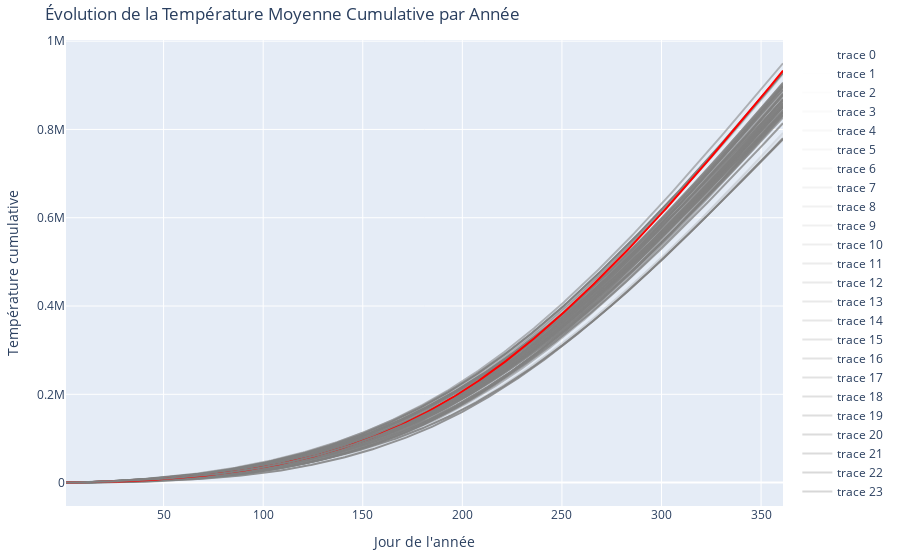

Notebook code for this chart:
### Markdown cell above
## 📈 Visualisation

La bibliothèque principale utilisée est Plotly, qui permet de créer des visualisations interactives et dynamiques. Cette technologie est adaptée pour représenter l'évolution de la température moyenne cumulative par année de manière claire et détaillée, avec des fonctionnalités de survol pour afficher les informations précises. Cela facilite la comparaison entre les différentes années.

### Code cell
import pandas as pd
import duckdb as ddb
import plotly.graph_objects as go
import pandas as pd

# Calcul des moyennes et cumul
df_moyen = df.groupby(['annee','jour_de_lannee']).cumulative_tm.mean().reset_index()
df_moyen['cumulative_sum'] = df_moyen.groupby('annee')['cumulative_tm'].cumsum()
min_y, max_y = df_moyen.annee.min(), df_moyen.annee.max()
df_moyen['opacite'] = (df_moyen.annee - min_y)/(max_y - min_y)

dataviz = go.Figure()
for annee in sorted(df_moyen.annee.unique()):
    tmp = df_moyen[df_moyen.annee==annee]
    color = 'red' if annee==2022 else 'rgba(128,128,128,'+str(tmp.opacite.iloc[0])+')'
    dataviz.add_trace(go.Scatter(x=tmp.jour_de_lannee, y=tmp.cumulative_sum,
                                mode='lines', line=dict(color=color),
                                hovertemplate=f'<b>{annee}</b><br>Jour:%{{x}}<br>Cumul:%{{y:.1f}}<extra></extra>'))
dataviz.update_layout(title="Évolution de la Température Moyenne Cumulative par Année",
                      xaxis_title='Jour de l\'année', yaxis_title='Température cumulative',
                      hovermode='closest', 
                      margin=dict(l=20, r=20, t=40, b=20))
dataviz

### Figure 1 — Plotly figure (JSON) as saved in the notebook; plotly's stock layout.template omitted (floating-point values rounded to 4 significant figures; data arrays with more than 128 entries replaced by an {"elided": "..."} marker saying what was removed)
{"data": [{"hovertemplate": "<b>1950</b><br>Jour:%{x}<br>Cumul:%{y:.1f}<extra></extra>", "line": {"color": "rgba(128,128,128,0.0)"}, "mode": "lines", "type": "scatter", "x": {"elided": "359 int values"}, "y": {"elided": "359 float values"}}, {"hovertemplate": "<b>1951</b><br>Jour:%{x}<br>Cumul:%{y:.1f}<extra></extra>", "line": {"color": "rgba(128,128,128,0.0136986301369863)"}, "mode": "lines", "type": "scatter", "x": {"elided": "359 int values"}, "y": {"elided": "359 float values"}}, {"hovertemplate": "<b>1952</b><br>Jour:%{x}<br>Cumul:%{y:.1f}<extra></extra>", "line": {"color": "rgba(128,128,128,0.0273972602739726)"}, "mode": "lines", "type": "scatter", "x": {"elided": "360 int values"}, "y": {"elided": "360 float values"}}, {"hovertemplate": "<b>1953</b><br>Jour:%{x}<br>Cumul:%{y:.1f}<extra></extra>", "line": {"color": "rgba(128,128,128,0.0410958904109589)"}, "mode": "lines", "type": "scatter", "x": {"elided": "359 int values"}, "y": {"elided": "359 float values"}}, {"hovertemplate": "<b>1954</b><br>Jour:%{x}<br>Cumul:%{y:.1f}<extra></extra>", "line": {"color": "rgba(128,128,128,0.0547945205479452)"}, "mode": "lines", "type": "scatter", "x": {"elided": "359 int values"}, "y": {"elided": "359 float values"}}, {"hovertemplate": "<b>1955</b><br>Jour:%{x}<br>Cumul:%{y:.1f}<extra></extra>", "line": {"color": "rgba(128,128,128,0.0684931506849315)"}, "mode": "lines", "type": "scatter", "x": {"elided": "359 int values"}, "y": {"elided": "359 float values"}}, {"hovertemplate": "<b>1956</b><br>Jour:%{x}<br>Cumul:%{y:.1f}<extra></extra>", "line": {"color": "rgba(128,128,128,0.0821917808219178)"}, "mode": "lines", "type": "scatter", "x": {"elided": "360 int values"}, "y": {"elided": "360 float values"}}, {"hovertemplate": "<b>1957</b><br>Jour:%{x}<br>Cumul:%{y:.1f}<extra></extra>", "line": {"color": "rgba(128,128,128,0.0958904109589041)"}, "mode": "lines", "type": "scatter", "x": {"elided": "359 int values"}, "y": {"elided": "359 float values"}}, {"hovertemplate": "<b>1958</b><br>Jour:%{x}<br>Cumul:%{y:.1f}<extra></extra>", "line": {"color": "rgba(128,128,128,0.1095890410958904)"}, "mode": "lines", "type": "scatter", "x": {"elided": "359 int values"}, "y": {"elided": "359 float values"}}, {"hovertemplate": "<b>1959</b><br>Jour:%{x}<br>Cumul:%{y:.1f}<extra></extra>", "line": {"color": "rgba(128,128,128,0.1232876712328767)"}, "mode": "lines", "type": "scatter", "x": {"elided": "359 int values"}, "y": {"elided": "359 float values"}}, {"hovertemplate": "<b>1960</b><br>Jour:%{x}<br>Cumul:%{y:.1f}<extra></extra>", "line": {"color": "rgba(128,128,128,0.136986301369863)"}, "mode": "lines", "type": "scatter", "x": {"elided": "360 int values"}, "y": {"elided": "360 float values"}}, {"hovertemplate": "<b>1961</b><br>Jour:%{x}<br>Cumul:%{y:.1f}<extra></extra>", "line": {"color": "rgba(128,128,128,0.1506849315068493)"}, "mode": "lines", "type": "scatter", "x": {"elided": "359 int values"}, "y": {"elided": "359 float values"}}, {"hovertemplate": "<b>1962</b><br>Jour:%{x}<br>Cumul:%{y:.1f}<extra></extra>", "line": {"color": "rgba(128,128,128,0.1643835616438356)"}, "mode": "lines", "type": "scatter", "x": {"elided": "359 int values"}, "y": {"elided": "359 float values"}}, {"hovertemplate": "<b>1963</b><br>Jour:%{x}<br>Cumul:%{y:.1f}<extra></extra>", "line": {"color": "rgba(128,128,128,0.1780821917808219)"}, "mode": "lines", "type": "scatter", "x": {"elided": "359 int values"}, "y": {"elided": "359 float values"}}, {"hovertemplate": "<b>1964</b><br>Jour:%{x}<br>Cumul:%{y:.1f}<extra></extra>", "line": {"color": "rgba(128,128,128,0.1917808219178082)"}, "mode": "lines", "type": "scatter", "x": {"elided": "360 int values"}, "y": {"elided": "360 float values"}}, {"hovertemplate": "<b>1965</b><br>Jour:%{x}<br>Cumul:%{y:.1f}<extra></extra>", "line": {"color": "rgba(128,128,128,0.2054794520547945)"}, "mode": "lines", "type": "scatter", "x": {"elided": "359 int values"}, "y": {"elided": "359 float values"}}, {"hovertemplate": "<b>1966</b><br>Jour:%{x}<br>Cumul:%{y:.1f}<extra></extra>", "line": {"color": "rgba(128,128,128,0.2191780821917808)"}, "mode": "lines", "type": "scatter", "x": {"elided": "359 int values"}, "y": {"elided": "359 float values"}}, {"hovertemplate": "<b>1967</b><br>Jour:%{x}<br>Cumul:%{y:.1f}<extra></extra>", "line": {"color": "rgba(128,128,128,0.2328767123287671)"}, "mode": "lines", "type": "scatter", "x": {"elided": "359 int values"}, "y": {"elided": "359 float values"}}, {"hovertemplate": "<b>1968</b><br>Jour:%{x}<br>Cumul:%{y:.1f}<extra></extra>", "line": {"color": "rgba(128,128,128,0.2465753424657534)"}, "mode": "lines", "type": "scatter", "x": {"elided": "360 int values"}, "y": {"elided": "360 float values"}}, {"hovertemplate": "<b>1969</b><br>Jour:%{x}<br>Cumul:%{y:.1f}<extra></extra>", "line": {"color": "rgba(128,128,128,0.2602739726027397)"}, "mode": "lines", "type": "scatter", "x": {"elided": "359 int values"}, "y": {"elided": "359 float values"}}, {"hovertemplate": "<b>1970</b><br>Jour:%{x}<br>Cumul:%{y:.1f}<extra></extra>", "line": {"color": "rgba(128,128,128,0.273972602739726)"}, "mode": "lines", "type": "scatter", "x": {"elided": "359 int values"}, "y": {"elided": "359 float values"}}, {"hovertemplate": "<b>1971</b><br>Jour:%{x}<br>Cumul:%{y:.1f}<extra></extra>", "line": {"color": "rgba(128,128,128,0.2876712328767123)"}, "mode": "lines", "type": "scatter", "x": {"elided": "359 int values"}, "y": {"elided": "359 float values"}}, {"hovertemplate": "<b>1972</b><br>Jour:%{x}<br>Cumul:%{y:.1f}<extra></extra>", "line": {"color": "rgba(128,128,128,0.3013698630136986)"}, "mode": "lines", "type": "scatter", "x": {"elided": "360 int values"}, "y": {"elided": "360 float values"}}, {"hovertemplate": "<b>1973</b><br>Jour:%{x}<br>Cumul:%{y:.1f}<extra></extra>", "line": {"color": "rgba(128,128,128,0.3150684931506849)"}, "mode": "lines", "type": "scatter", "x": {"elided": "359 int values"}, "y": {"elided": "359 float values"}}, {"hovertemplate": "<b>1974</b><br>Jour:%{x}<br>Cumul:%{y:.1f}<extra></extra>", "line": {"color": "rgba(128,128,128,0.3287671232876712)"}, "mode": "lines", "type": "scatter", "x": {"elided": "359 int values"}, "y": {"elided": "359 float values"}}, {"hovertemplate": "<b>1975</b><br>Jour:%{x}<br>Cumul:%{y:.1f}<extra></extra>", "line": {"color": "rgba(128,128,128,0.3424657534246575)"}, "mode": "lines", "type": "scatter", "x": {"elided": "359 int values"}, "y": {"elided": "359 float values"}}, {"hovertemplate": "<b>1976</b><br>Jour:%{x}<br>Cumul:%{y:.1f}<extra></extra>", "line": {"color": "rgba(128,128,128,0.3561643835616438)"}, "mode": "lines", "type": "scatter", "x": {"elided": "360 int values"}, "y": {"elided": "360 float values"}}, {"hovertemplate": "<b>1977</b><br>Jour:%{x}<br>Cumul:%{y:.1f}<extra></extra>", "line": {"color": "rgba(128,128,128,0.3698630136986301)"}, "mode": "lines", "type": "scatter", "x": {"elided": "359 int values"}, "y": {"elided": "359 float values"}}, {"hovertemplate": "<b>1978</b><br>Jour:%{x}<br>Cumul:%{y:.1f}<extra></extra>", "line": {"color": "rgba(128,128,128,0.3835616438356164)"}, "mode": "lines", "type": "scatter", "x": {"elided": "359 int values"}, "y": {"elided": "359 float values"}}, {"hovertemplate": "<b>1979</b><br>Jour:%{x}<br>Cumul:%{y:.1f}<extra></extra>", "line": {"color": "rgba(128,128,128,0.3972602739726027)"}, "mode": "lines", "type": "scatter", "x": {"elided": "359 int values"}, "y": {"elided": "359 float values"}}, {"hovertemplate": "<b>1980</b><br>Jour:%{x}<br>Cumul:%{y:.1f}<extra></extra>", "line": {"color": "rgba(128,128,128,0.410958904109589)"}, "mode": "lines", "type": "scatter", "x": {"elided": "360 int values"}, "y": {"elided": "360 float values"}}, {"hovertemplate": "<b>1981</b><br>Jour:%{x}<br>Cumul:%{y:.1f}<extra></extra>", "line": {"color": "rgba(128,128,128,0.4246575342465753)"}, "mode": "lines", "type": "scatter", "x": {"elided": "359 int values"}, "y": {"elided": "359 float values"}}, {"hovertemplate": "<b>1982</b><br>Jour:%{x}<br>Cumul:%{y:.1f}<extra></extra>", "line": {"color": "rgba(128,128,128,0.4383561643835616)"}, "mode": "lines", "type": "scatter", "x": {"elided": "359 int values"}, "y": {"elided": "359 float values"}}, {"hovertemplate": "<b>1983</b><br>Jour:%{x}<br>Cumul:%{y:.1f}<extra></extra>", "line": {"color": "rgba(128,128,128,0.4520547945205479)"}, "mode": "lines", "type": "scatter", "x": {"elided": "359 int values"}, "y": {"elided": "359 float values"}}, {"hovertemplate": "<b>1984</b><br>Jour:%{x}<br>Cumul:%{y:.1f}<extra></extra>", "line": {"color": "rgba(128,128,128,0.4657534246575342)"}, "mode": "lines", "type": "scatter", "x": {"elided": "360 int values"}, "y": {"elided": "360 float values"}}, {"hovertemplate": "<b>1985</b><br>Jour:%{x}<br>Cumul:%{y:.1f}<extra></extra>", "line": {"color": "rgba(128,128,128,0.4794520547945205)"}, "mode": "lines", "type": "scatter", "x": {"elided": "359 int values"}, "y": {"elided": "359 float values"}}, {"hovertemplate": "<b>1986</b><br>Jour:%{x}<br>Cumul:%{y:.1f}<extra></extra>", "line": {"color": "rgba(128,128,128,0.4931506849315068)"}, "mode": "lines", "type": "scatter", "x": {"elided": "359 int values"}, "y": {"elided": "359 float values"}}, {"hovertemplate": "<b>1987</b><br>Jour:%{x}<br>Cumul:%{y:.1f}<extra></extra>", "line": {"color": "rgba(128,128,128,0.5068493150684932)"}, "mode": "lines", "type": "scatter", "x": {"elided": "359 int values"}, "y": {"elided": "359 float values"}}, {"hovertemplate": "<b>1988</b><br>Jour:%{x}<br>Cumul:%{y:.1f}<extra></extra>", "line": {"color": "rgba(128,128,128,0.5205479452054794)"}, "mode": "lines", "type": "scatter", "x": {"elided": "360 int values"}, "y": {"elided": "360 float values"}}, {"hovertemplate": "<b>1989</b><br>Jour:%{x}<br>Cumul:%{y:.1f}<extra></extra>", "line": {"color": "rgba(128,128,128,0.5342465753424658)"}, "mode": "lines", "type": "scatter", "x": {"elided": "359 int values"}, "y": {"elided": "359 float values"}}, {"hovertemplate": "<b>1990</b><br>Jour:%{x}<br>Cumul:%{y:.1f}<extra></extra>", "line": {"color": "rgba(128,128,128,0.547945205479452)"}, "mode": "lines", "type": "scatter", "x": {"elided": "359 int values"}, "y": {"elided": "359 float values"}}, {"hovertemplate": "<b>1991</b><br>Jour:%{x}<br>Cumul:%{y:.1f}<extra></extra>", "line": {"color": "rgba(128,128,128,0.5616438356164384)"}, "mode": "lines", "type": "scatter", "x": {"elided": "359 int values"}, "y": {"elided": "359 float values"}}, {"hovertemplate": "<b>1992</b><br>Jour:%{x}<br>Cumul:%{y:.1f}<extra></extra>", "line": {"color": "rgba(128,128,128,0.5753424657534246)"}, "mode": "lines", "type": "scatter", "x": {"elided": "360 int values"}, "y": {"elided": "360 float values"}}, {"hovertemplate": "<b>1993</b><br>Jour:%{x}<br>Cumul:%{y:.1f}<extra></extra>", "line": {"color": "rgba(128,128,128,0.589041095890411)"}, "mode": "lines", "type": "scatter", "x": {"elided": "359 int values"}, "y": {"elided": "359 float values"}}, {"hovertemplate": "<b>1994</b><br>Jour:%{x}<br>Cumul:%{y:.1f}<extra></extra>", "line": {"color": "rgba(128,128,128,0.6027397260273972)"}, "mode": "lines", "type": "scatter", "x": {"elided": "359 int values"}, "y": {"elided": "359 float values"}}, {"hovertemplate": "<b>1995</b><br>Jour:%{x}<br>Cumul:%{y:.1f}<extra></extra>", "line": {"color": "rgba(128,128,128,0.6164383561643836)"}, "mode": "lines", "type": "scatter", "x": {"elided": "359 int values"}, "y": {"elided": "359 float values"}}, {"hovertemplate": "<b>1996</b><br>Jour:%{x}<br>Cumul:%{y:.1f}<extra></extra>", "line": {"color": "rgba(128,128,128,0.6301369863013698)"}, "mode": "lines", "type": "scatter", "x": {"elided": "360 int values"}, "y": {"elided": "360 float values"}}, {"hovertemplate": "<b>1997</b><br>Jour:%{x}<br>Cumul:%{y:.1f}<extra></extra>", "line": {"color": "rgba(128,128,128,0.6438356164383562)"}, "mode": "lines", "type": "scatter", "x": {"elided": "359 int values"}, "y": {"elided": "359 float values"}}, {"hovertemplate": "<b>1998</b><br>Jour:%{x}<br>Cumul:%{y:.1f}<extra></extra>", "line": {"color": "rgba(128,128,128,0.6575342465753424)"}, "mode": "lines", "type": "scatter", "x": {"elided": "359 int values"}, "y": {"elided": "359 float values"}}, {"hovertemplate": "<b>1999</b><br>Jour:%{x}<br>Cumul:%{y:.1f}<extra></extra>", "line": {"color": "rgba(128,128,128,0.6712328767123288)"}, "mode": "lines", "type": "scatter", "x": {"elided": "359 int values"}, "y": {"elided": "359 float values"}}, {"hovertemplate": "<b>2000</b><br>Jour:%{x}<br>Cumul:%{y:.1f}<extra></extra>", "line": {"color": "rgba(128,128,128,0.684931506849315)"}, "mode": "lines", "type": "scatter", "x": {"elided": "360 int values"}, "y": {"elided": "360 float values"}}, {"hovertemplate": "<b>2001</b><br>Jour:%{x}<br>Cumul:%{y:.1f}<extra></extra>", "line": {"color": "rgba(128,128,128,0.6986301369863014)"}, "mode": "lines", "type": "scatter", "x": {"elided": "359 int values"}, "y": {"elided": "359 float values"}}, {"hovertemplate": "<b>2002</b><br>Jour:%{x}<br>Cumul:%{y:.1f}<extra></extra>", "line": {"color": "rgba(128,128,128,0.7123287671232876)"}, "mode": "lines", "type": "scatter", "x": {"elided": "359 int values"}, "y": {"elided": "359 float values"}}, {"hovertemplate": "<b>2003</b><br>Jour:%{x}<br>Cumul:%{y:.1f}<extra></extra>", "line": {"color": "rgba(128,128,128,0.726027397260274)"}, "mode": "lines", "type": "scatter", "x": {"elided": "359 int values"}, "y": {"elided": "359 float values"}}, {"hovertemplate": "<b>2004</b><br>Jour:%{x}<br>Cumul:%{y:.1f}<extra></extra>", "line": {"color": "rgba(128,128,128,0.7397260273972602)"}, "mode": "lines", "type": "scatter", "x": {"elided": "360 int values"}, "y": {"elided": "360 float values"}}, {"hovertemplate": "<b>2005</b><br>Jour:%{x}<br>Cumul:%{y:.1f}<extra></extra>", "line": {"color": "rgba(128,128,128,0.7534246575342466)"}, "mode": "lines", "type": "scatter", "x": {"elided": "359 int values"}, "y": {"elided": "359 float values"}}, {"hovertemplate": "<b>2006</b><br>Jour:%{x}<br>Cumul:%{y:.1f}<extra></extra>", "line": {"color": "rgba(128,128,128,0.7671232876712328)"}, "mode": "lines", "type": "scatter", "x": {"elided": "359 int values"}, "y": {"elided": "359 float values"}}, {"hovertemplate": "<b>2007</b><br>Jour:%{x}<br>Cumul:%{y:.1f}<extra></extra>", "line": {"color": "rgba(128,128,128,0.7808219178082192)"}, "mode": "lines", "type": "scatter", "x": {"elided": "359 int values"}, "y": {"elided": "359 float values"}}, {"hovertemplate": "<b>2008</b><br>Jour:%{x}<br>Cumul:%{y:.1f}<extra></extra>", "line": {"color": "rgba(128,128,128,0.7945205479452054)"}, "mode": "lines", "type": "scatter", "x": {"elided": "360 int values"}, "y": {"elided": "360 float values"}}, {"hovertemplate": "<b>2009</b><br>Jour:%{x}<br>Cumul:%{y:.1f}<extra></extra>", "line": {"color": "rgba(128,128,128,0.8082191780821918)"}, "mode": "lines", "type": "scatter", "x": {"elided": "359 int values"}, "y": {"elided": "359 float values"}}, {"hovertemplate": "<b>2010</b><br>Jour:%{x}<br>Cumul:%{y:.1f}<extra></extra>", "line": {"color": "rgba(128,128,128,0.821917808219178)"}, "mode": "lines", "type": "scatter", "x": {"elided": "359 int values"}, "y": {"elided": "359 float values"}}, {"hovertemplate": "<b>2011</b><br>Jour:%{x}<br>Cumul:%{y:.1f}<extra></extra>", "line": {"color": "rgba(128,128,128,0.8356164383561644)"}, "mode": "lines", "type": "scatter", "x": {"elided": "359 int values"}, "y": {"elided": "359 float values"}}, {"hovertemplate": "<b>2012</b><br>Jour:%{x}<br>Cumul:%{y:.1f}<extra></extra>", "line": {"color": "rgba(128,128,128,0.8493150684931506)"}, "mode": "lines", "type": "scatter", "x": {"elided": "360 int values"}, "y": {"elided": "360 float values"}}, {"hovertemplate": "<b>2013</b><br>Jour:%{x}<br>Cumul:%{y:.1f}<extra></extra>", "line": {"color": "rgba(128,128,128,0.863013698630137)"}, "mode": "lines", "type": "scatter", "x": {"elided": "359 int values"}, "y": {"elided": "359 float values"}}, {"hovertemplate": "<b>2014</b><br>Jour:%{x}<br>Cumul:%{y:.1f}<extra></extra>", "line": {"color": "rgba(128,128,128,0.8767123287671232)"}, "mode": "lines", "type": "scatter", "x": {"elided": "359 int values"}, "y": {"elided": "359 float values"}}, {"hovertemplate": "<b>2015</b><br>Jour:%{x}<br>Cumul:%{y:.1f}<extra></extra>", "line": {"color": "rgba(128,128,128,0.8904109589041096)"}, "mode": "lines", "type": "scatter", "x": {"elided": "359 int values"}, "y": {"elided": "359 float values"}}, {"hovertemplate": "<b>2016</b><br>Jour:%{x}<br>Cumul:%{y:.1f}<extra></extra>", "line": {"color": "rgba(128,128,128,0.9041095890410958)"}, "mode": "lines", "type": "scatter", "x": {"elided": "360 int values"}, "y": {"elided": "360 float values"}}, {"hovertemplate": "<b>2017</b><br>Jour:%{x}<br>Cumul:%{y:.1f}<extra></extra>", "line": {"color": "rgba(128,128,128,0.9178082191780822)"}, "mode": "lines", "type": "scatter", "x": {"elided": "359 int values"}, "y": {"elided": "359 float values"}}, {"hovertemplate": "<b>2018</b><br>Jour:%{x}<br>Cumul:%{y:.1f}<extra></extra>", "line": {"color": "rgba(128,128,128,0.9315068493150684)"}, "mode": "lines", "type": "scatter", "x": {"elided": "359 int values"}, "y": {"elided": "359 float values"}}, {"hovertemplate": "<b>2019</b><br>Jour:%{x}<br>Cumul:%{y:.1f}<extra></extra>", "line": {"color": "rgba(128,128,128,0.9452054794520548)"}, "mode": "lines", "type": "scatter", "x": {"elided": "359 int values"}, "y": {"elided": "359 float values"}}, {"hovertemplate": "<b>2020</b><br>Jour:%{x}<br>Cumul:%{y:.1f}<extra></extra>", "line": {"color": "rgba(128,128,128,0.958904109589041)"}, "mode": "lines", "type": "scatter", "x": {"elided": "360 int values"}, "y": {"elided": "360 float values"}}, {"hovertemplate": "<b>2021</b><br>Jour:%{x}<br>Cumul:%{y:.1f}<extra></extra>", "line": {"color": "rgba(128,128,128,0.9726027397260274)"}, "mode": "lines", "type": "scatter", "x": {"elided": "359 int values"}, "y": {"elided": "359 float values"}}, {"hovertemplate": "<b>2022</b><br>Jour:%{x}<br>Cumul:%{y:.1f}<extra></extra>", "line": {"color": "red"}, "mode": "lines", "type": "scatter", "x": {"elided": "359 int values"}, "y": {"elided": "359 float values"}}, {"hovertemplate": "<b>2023</b><br>Jour:%{x}<br>Cumul:%{y:.1f}<extra></extra>", "line": {"color": "rgba(128,128,128,1.0)"}, "mode": "lines", "type": "scatter", "x": {"elided": "359 int values"}, "y": {"elided": "359 float values"}}], "layout": {"hovermode": "closest", "margin": {"b": 20, "l": 20, "r": 20, "t": 40}, "title": {"text": "Évolution de la Température Moyenne Cumulative par Année"}, "xaxis": {"title": {"text": "Jour de l'année"}}, "yaxis": {"title": {"text": "Température cumulative"}}}}
